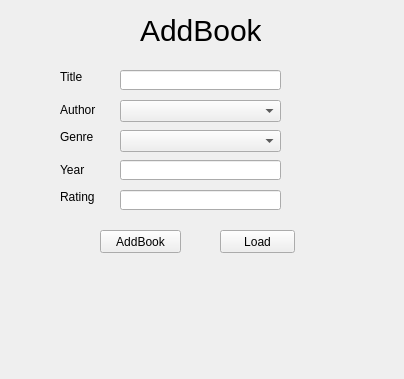
<?xml version="1.0" encoding="UTF-8"?>
<ui version="4.0">
 <class>AddBook</class>
 <widget class="QWidget" name="AddBook">
  <property name="geometry">
   <rect>
    <x>0</x>
    <y>0</y>
    <width>404</width>
    <height>379</height>
   </rect>
  </property>
  <property name="windowTitle">
   <string>Form</string>
  </property>
  <widget class="QLabel" name="label">
   <property name="geometry">
    <rect>
     <x>60</x>
     <y>70</y>
     <width>47</width>
     <height>14</height>
    </rect>
   </property>
   <property name="text">
    <string>Title</string>
   </property>
  </widget>
  <widget class="QLabel" name="label_2">
   <property name="geometry">
    <rect>
     <x>60</x>
     <y>100</y>
     <width>47</width>
     <height>20</height>
    </rect>
   </property>
   <property name="text">
    <string>Author</string>
   </property>
  </widget>
  <widget class="QLabel" name="label_3">
   <property name="geometry">
    <rect>
     <x>60</x>
     <y>130</y>
     <width>47</width>
     <height>14</height>
    </rect>
   </property>
   <property name="text">
    <string>Genre</string>
   </property>
  </widget>
  <widget class="QLabel" name="label_4">
   <property name="geometry">
    <rect>
     <x>60</x>
     <y>160</y>
     <width>47</width>
     <height>20</height>
    </rect>
   </property>
   <property name="text">
    <string>Year</string>
   </property>
  </widget>
  <widget class="QLabel" name="label_6">
   <property name="geometry">
    <rect>
     <x>60</x>
     <y>190</y>
     <width>47</width>
     <height>14</height>
    </rect>
   </property>
   <property name="text">
    <string>Rating</string>
   </property>
  </widget>
  <widget class="QLineEdit" name="lineTitle">
   <property name="geometry">
    <rect>
     <x>120</x>
     <y>70</y>
     <width>161</width>
     <height>20</height>
    </rect>
   </property>
  </widget>
  <widget class="QLineEdit" name="lineYear">
   <property name="geometry">
    <rect>
     <x>120</x>
     <y>160</y>
     <width>161</width>
     <height>20</height>
    </rect>
   </property>
  </widget>
  <widget class="QLineEdit" name="lineRating">
   <property name="geometry">
    <rect>
     <x>120</x>
     <y>190</y>
     <width>161</width>
     <height>20</height>
    </rect>
   </property>
  </widget>
  <widget class="QComboBox" name="comboBoxAuthor">
   <property name="geometry">
    <rect>
     <x>120</x>
     <y>100</y>
     <width>161</width>
     <height>22</height>
    </rect>
   </property>
  </widget>
  <widget class="QComboBox" name="comboBoxGenre">
   <property name="geometry">
    <rect>
     <x>120</x>
     <y>130</y>
     <width>161</width>
     <height>22</height>
    </rect>
   </property>
  </widget>
  <widget class="QLabel" name="label_5">
   <property name="geometry">
    <rect>
     <x>140</x>
     <y>10</y>
     <width>121</width>
     <height>41</height>
    </rect>
   </property>
   <property name="styleSheet">
    <string notr="true">font-size:30px</string>
   </property>
   <property name="text">
    <string>AddBook</string>
   </property>
  </widget>
  <widget class="QPushButton" name="pushButtonAddBook">
   <property name="geometry">
    <rect>
     <x>100</x>
     <y>230</y>
     <width>81</width>
     <height>23</height>
    </rect>
   </property>
   <property name="text">
    <string>AddBook</string>
   </property>
  </widget>
  <widget class="QPushButton" name="pushButtonLoad">
   <property name="geometry">
    <rect>
     <x>220</x>
     <y>230</y>
     <width>75</width>
     <height>23</height>
    </rect>
   </property>
   <property name="text">
    <string>Load</string>
   </property>
  </widget>
 </widget>
 <resources/>
 <connections/>
</ui>
